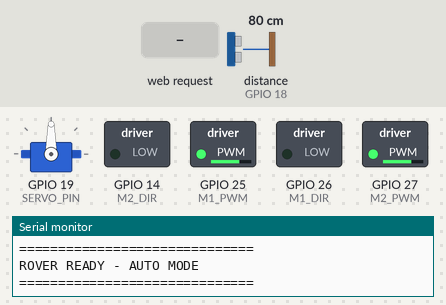
Bench run of a sketch on a simulated ESP32. Shown: servo, switched loads named in the sketch (green lamp = pin HIGH), the last lines printed to the serial monitor. Wiring (inferred from the names in the program): ultrasonic range finder: trigger GPIO 5; echo GPIO 18. The test bench sets the inputs (shaded band); at power-on: distance to the obstacle (sensor on GPIO 18) 80 cm. The echo pulse lasts 58.3 µs per cm; WiFi joins after 1.5 s; servers stay silent unless stated; pins used as bus, display or sensor lines are not drawn.

Above: at 2.7 s.
2.8 s: distance to the obstacle (sensor on GPIO 18) set to 29 cm
4.3 s: distance to the obstacle (sensor on GPIO 18) set to 24 cm
At 8.0 s:
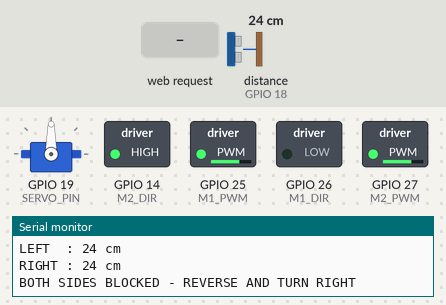
10.3 s: distance to the obstacle (sensor on GPIO 18) set to 35 cm
At 11.36 s:
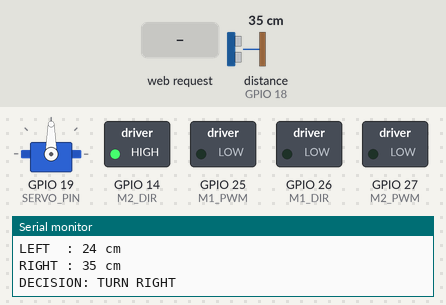
12.2 s: distance to the obstacle (sensor on GPIO 18) set to 2 cm
At 13.5 s:
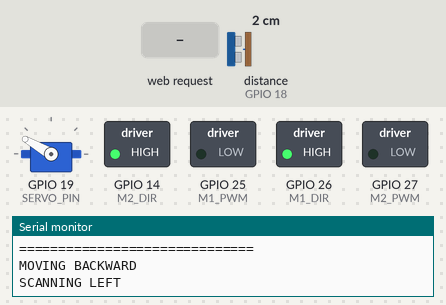
15.2 s: HTTP request GET /command?cmd=MANUAL received
At 15.2 s:
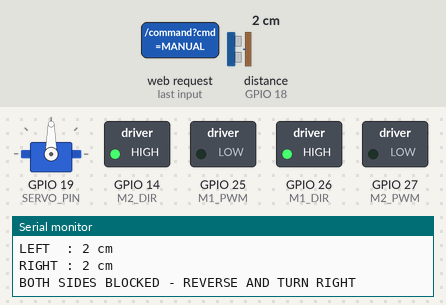
Timing chart, 0 to 17.7 s (numbered marks = the images above; inputs shaded):
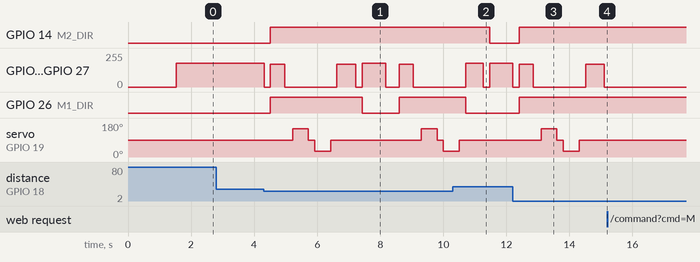

Measured:
- the behaviour switches between 27 and 26 cm on distance to the obstacle (sensor on GPIO 18) (found by bisection; images 0 and 1)
- after the input at 2.8 s, every drawn part: stays the same
- after the input at 4.3 s, GPIO 14 (M2_DIR): LOW → HIGH after 0.22 s; GPIO 25 (M1_PWM): 180/255 → 0/255 at once, → 170/255 0.20 s later, → 0/255 0.45 s later, → 170/255 1.7 s later, … (9 changes in this stretch)
- after the input at 10.3 s, GPIO 14 (M2_DIR): HIGH → LOW after 1.2 s; GPIO 26 (M1_DIR): HIGH → LOW after 0.41 s instead of 1.2 s
- after the input at 12.2 s, GPIO 14 (M2_DIR), GPIO 26 (M1_DIR): LOW → HIGH after 0.20 s; GPIO 25 (M1_PWM), GPIO 27 (M2_PWM): goes 0/255 0.20 s, 170/255 0.45 s, 0/255 1.7 s, 170/255 0.60 s, then 0/255, starting at once; servo on GPIO 19 (SERVO_PIN): 90° → 150° after 0.91 s, → 90° 0.50 s later, → 30° 0.20 s later, → 90° 0.50 s later
- after the input at 15.2 s, GPIO 25 (M1_PWM), GPIO 27 (M2_PWM): stays 0/255 (without the input it goes to 180/255 after 0.11 s); GPIO 26 (M1_DIR): stays HIGH (without the input it goes to LOW after 0.11 s); servo on GPIO 19 (SERVO_PIN): stays 90° (without the input it goes to 150° after 2.0 s)

The sketch:

esp32_rover_fixed.ino
```cpp
#include <WiFi.h>
#include <WebServer.h>
#include <ESP32Servo.h>

// ======================================================
// WIFI  (ESP32 and Raspberry Pi MUST be on the same WiFi)
// ======================================================

const char* WIFI_SSID     = "________";
const char* WIFI_PASSWORD = "__________";

// HTTP server on port 80  (the Raspberry Pi code uses
// http://ESP32_IP:80/  and  http://ESP32_IP:80/command?cmd=XXXX)
WebServer server(80);


// ======================================================
// MDD20 MOTOR DRIVER
// ======================================================

// Motor 1 = LEFT MOTOR
#define M1_PWM 25
#define M1_DIR 26

// Motor 2 = RIGHT MOTOR
#define M2_PWM 27
#define M2_DIR 14


// ======================================================
// HC-SR04
// ======================================================

#define TRIG_PIN 5
#define ECHO_PIN 18


// ======================================================
// SERVO
// ======================================================

#define SERVO_PIN 19

Servo scanner;

#define CENTER_ANGLE 90
#define LEFT_ANGLE   150
#define RIGHT_ANGLE  30


// ======================================================
// MOTOR SETTINGS
// ======================================================

const int FORWARD_SPEED  = 180;
const int BACKWARD_SPEED = 170;
const int TURN_SPEED     = 180;


// ======================================================
// OBSTACLE SETTINGS
// ======================================================

const int OBSTACLE_DISTANCE = 25;


// ======================================================
// MODE
// ======================================================

volatile bool autoMode = true;


// ======================================================
// SMART DELAY
// ======================================================
// A normal delay() freezes the ESP32, so the Raspberry Pi
// gets no reply and shows OFFLINE.  smartDelay() keeps
// answering HTTP requests while waiting.
// It returns false if the mode was changed to MANUAL,
// so the auto routine can stop immediately.

bool smartDelay(unsigned long ms)
{
  unsigned long start = millis();

  while (millis() - start < ms)
  {
    server.handleClient();

    if (!autoMode)
    {
      return false;
    }

    delay(2);
  }

  return autoMode;
}


// ======================================================
// MOTOR FUNCTIONS
// ======================================================

void stopMotors()
{
  analogWrite(M1_PWM, 0);
  analogWrite(M2_PWM, 0);
}


void forward()
{
  digitalWrite(M1_DIR, LOW);
  digitalWrite(M2_DIR, LOW);

  analogWrite(M1_PWM, FORWARD_SPEED);
  analogWrite(M2_PWM, FORWARD_SPEED);
}


void backward()
{
  digitalWrite(M1_DIR, HIGH);
  digitalWrite(M2_DIR, HIGH);

  analogWrite(M1_PWM, BACKWARD_SPEED);
  analogWrite(M2_PWM, BACKWARD_SPEED);
}


void turnLeft()
{
  // LEFT MOTOR backward, RIGHT MOTOR forward
  digitalWrite(M1_DIR, HIGH);
  digitalWrite(M2_DIR, LOW);

  analogWrite(M1_PWM, TURN_SPEED);
  analogWrite(M2_PWM, TURN_SPEED);
}


void turnRight()
{
  // LEFT MOTOR forward, RIGHT MOTOR backward
  digitalWrite(M1_DIR, LOW);
  digitalWrite(M2_DIR, HIGH);

  analogWrite(M1_PWM, TURN_SPEED);
  analogWrite(M2_PWM, TURN_SPEED);
}


// ======================================================
// ULTRASONIC DISTANCE
// ======================================================

long getDistance()
{
  digitalWrite(TRIG_PIN, LOW);
  delayMicroseconds(3);

  digitalWrite(TRIG_PIN, HIGH);
  delayMicroseconds(10);

  digitalWrite(TRIG_PIN, LOW);

  long duration = pulseIn(ECHO_PIN, HIGH, 30000);

  // No echo
  if (duration == 0)
  {
    return 400;
  }

  return duration * 0.0343 / 2;
}


// ======================================================
// SERVO SCAN
// ======================================================

long checkLeft()
{
  scanner.write(LEFT_ANGLE);
  smartDelay(500);

  long distance = getDistance();

  Serial.print("LEFT = ");
  Serial.print(distance);
  Serial.println(" cm");

  scanner.write(CENTER_ANGLE);
  smartDelay(200);

  return distance;
}


long checkRight()
{
  scanner.write(RIGHT_ANGLE);
  smartDelay(500);

  long distance = getDistance();

  Serial.print("RIGHT = ");
  Serial.print(distance);
  Serial.println(" cm");

  scanner.write(CENTER_ANGLE);
  smartDelay(200);

  return distance;
}


// ======================================================
// OBSTACLE AVOIDANCE (AUTO MODE)
// ======================================================

void obstacleAvoidance()
{
  long frontDistance = getDistance();

  // ---------------- NO OBSTACLE ----------------
  if (frontDistance > OBSTACLE_DISTANCE)
  {
    forward();
    return;
  }

  // ---------------- OBSTACLE FOUND ----------------
  Serial.println();
  Serial.println("==============================");
  Serial.print("OBSTACLE DETECTED  FRONT = ");
  Serial.print(frontDistance);
  Serial.println(" cm");
  Serial.println("==============================");

  stopMotors();
  if (!smartDelay(200)) { stopMotors(); return; }

  // ---------------- MOVE BACKWARD ----------------
  Serial.println("MOVING BACKWARD");

  backward();
  if (!smartDelay(450)) { stopMotors(); return; }

  stopMotors();
  if (!smartDelay(250)) { stopMotors(); return; }

  // ---------------- SCAN ----------------
  Serial.println("SCANNING LEFT");
  long leftDistance = checkLeft();
  if (!autoMode) { stopMotors(); return; }

  Serial.println("SCANNING RIGHT");
  long rightDistance = checkRight();
  if (!autoMode) { stopMotors(); return; }

  Serial.print("LEFT  : ");
  Serial.print(leftDistance);
  Serial.println(" cm");

  Serial.print("RIGHT : ");
  Serial.print(rightDistance);
  Serial.println(" cm");

  // ---------------- LEFT IS CLEARER ----------------
  if (leftDistance > rightDistance &&
      leftDistance > OBSTACLE_DISTANCE)
  {
    Serial.println("DECISION: TURN LEFT");

    turnLeft();
    if (!smartDelay(550)) { stopMotors(); return; }

    stopMotors();
    smartDelay(200);
    return;
  }

  // ---------------- RIGHT IS CLEARER ----------------
  if (rightDistance > leftDistance &&
      rightDistance > OBSTACLE_DISTANCE)
  {
    Serial.println("DECISION: TURN RIGHT");

    turnRight();
    if (!smartDelay(550)) { stopMotors(); return; }

    stopMotors();
    smartDelay(200);
    return;
  }

  // ---------------- BOTH SIDES BLOCKED ----------------
  Serial.println("BOTH SIDES BLOCKED - REVERSE AND TURN RIGHT");

  backward();
  if (!smartDelay(600)) { stopMotors(); return; }

  stopMotors();
  if (!smartDelay(200)) { return; }

  turnRight();
  if (!smartDelay(750)) { stopMotors(); return; }

  stopMotors();
  smartDelay(200);
}


// ======================================================
// COMMAND HANDLING
// ======================================================
// Returns the text sent back to the Raspberry Pi.
// Anything other than a 2xx HTTP status makes the Pi
// treat the command as failed.

String processCommand(String command)
{
  command.trim();
  command.toUpperCase();

  Serial.print("PI COMMAND: ");
  Serial.println(command);

  // ---------------- AUTO ----------------
  if (command == "AUTO")
  {
    stopMotors();
    autoMode = true;

    Serial.println("AUTO MODE ENABLED");
    return "AUTO_OK";
  }

  // ---------------- MANUAL ----------------
  if (command == "MANUAL")
  {
    autoMode = false;
    stopMotors();

    Serial.println("MANUAL MODE ENABLED");
    return "MANUAL_OK";
  }

  // ---------------- STOP ----------------
  if (command == "STOP")
  {
    stopMotors();
    return "STOP_OK";
  }

  // ---------------- MOVEMENT (MANUAL ONLY) ----------------
  if (command == "FORWARD" ||
      command == "BACKWARD" ||
      command == "LEFT" ||
      command == "RIGHT")
  {
    if (autoMode)
    {
      return "IGNORED_IN_AUTO";
    }

    if (command == "FORWARD")       forward();
    else if (command == "BACKWARD") backward();
    else if (command == "LEFT")     turnLeft();
    else if (command == "RIGHT")    turnRight();

    return command + "_OK";
  }

  return "UNKNOWN_COMMAND";
}


// ======================================================
// HTTP HANDLERS
// ======================================================

// GET /   ->  ESP32_OK   (used by the Pi online check)
void handleRoot()
{
  server.send(200, "text/plain", "ESP32_OK");
}


// GET /command?cmd=FORWARD
void handleCommand()
{
  if (!server.hasArg("cmd"))
  {
    server.send(400, "text/plain", "MISSING_CMD");
    return;
  }

  String result = processCommand(server.arg("cmd"));

  server.send(200, "text/plain", result);
}


void handleNotFound()
{
  server.send(404, "text/plain", "NOT_FOUND");
}


// ======================================================
// WIFI
// ======================================================

void connectWiFi()
{
  Serial.println();
  Serial.print("Connecting to WiFi: ");
  Serial.println(WIFI_SSID);

  WiFi.mode(WIFI_STA);
  WiFi.setSleep(false);            // faster, more reliable replies
  WiFi.setAutoReconnect(true);
  WiFi.begin(WIFI_SSID, WIFI_PASSWORD);

  unsigned long start = millis();

  while (WiFi.status() != WL_CONNECTED)
  {
    delay(500);
    Serial.print(".");

    // retry every 20 seconds if it cannot connect
    if (millis() - start > 20000)
    {
      Serial.println();
      Serial.println("Retrying WiFi...");
      WiFi.disconnect();
      delay(200);
      WiFi.begin(WIFI_SSID, WIFI_PASSWORD);
      start = millis();
    }
  }

  Serial.println();
  Serial.println("WiFi connected");

  Serial.print("ESP32 IP ADDRESS: ");
  Serial.println(WiFi.localIP());

  Serial.println(">>> Put this IP in the Raspberry Pi code:");
  Serial.print(">>> ESP32_IP = \"");
  Serial.print(WiFi.localIP());
  Serial.println("\"");
}


// ======================================================
// SETUP
// ======================================================

void setup()
{
  Serial.begin(115200);

  // ---------------- MOTOR PINS ----------------
  pinMode(M1_PWM, OUTPUT);
  pinMode(M1_DIR, OUTPUT);
  pinMode(M2_PWM, OUTPUT);
  pinMode(M2_DIR, OUTPUT);

  // ---------------- ULTRASONIC ----------------
  pinMode(TRIG_PIN, OUTPUT);
  pinMode(ECHO_PIN, INPUT);

  // ---------------- SERVO ----------------
  scanner.setPeriodHertz(50);
  scanner.attach(SERVO_PIN, 500, 2400);
  scanner.write(CENTER_ANGLE);

  stopMotors();

  // ---------------- WIFI ----------------
  connectWiFi();

  // ---------------- HTTP SERVER ----------------
  server.on("/", handleRoot);
  server.on("/command", handleCommand);
  server.onNotFound(handleNotFound);

  server.begin();

  Serial.println("HTTP SERVER STARTED  (port 80)");

  // ---------------- DEFAULT MODE ----------------
  autoMode = true;

  Serial.println();
  Serial.println("==============================");
  Serial.println("ROVER READY - AUTO MODE");
  Serial.println("==============================");
}


// ======================================================
// LOOP
// ======================================================

void loop()
{
  // Reconnect WiFi if it dropped
  if (WiFi.status() != WL_CONNECTED)
  {
    stopMotors();
    Serial.println("WiFi lost - reconnecting...");
    connectWiFi();
  }

  // Answer the Raspberry Pi
  server.handleClient();

  // AUTO mode: obstacle avoidance
  // MANUAL mode: the Pi controls the motors
  if (autoMode)
  {
    obstacleAvoidance();
  }

  delay(10);
}
```
